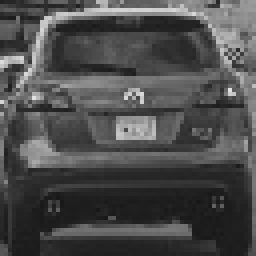
#> input picture Test/1.jpg, 64 x 64 px (shown 4 times larger); its folder holds 4 pictures in this run
$ python Test_ann.py
#> lines starting #> are read from the running program, lines starting #| are printed output that depends on the picture
import cv2
import numpy as np
import os
import glob
from matplotlib import pyplot as plt

def get_images(path):
#> called with path = './Test/'
    images = []
    for img in glob.glob(path + "*.jpg"):
        im = cv2.imread(img,0)
#> im is the input picture: shape (64, 64); min 23, max 224, mean 75.9
        im = cv2.equalizeHist(im)
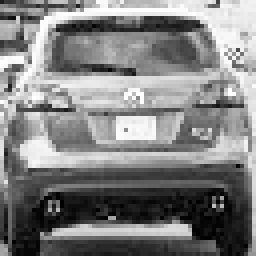
#> im: shape (64, 64) (shown 4 times larger); min 0, max 255, mean 128.7
        images.append(im)
#> pass 2 of the loop in get_images, `for img in glob.glob(path + "*.jpg"):`:
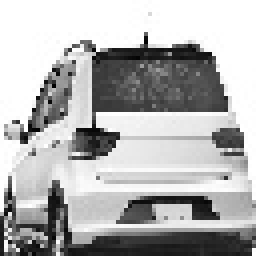
#> input picture Test/2.jpg, 64 x 64 px (shown 4 times larger)
#> in get_images, im is the input picture: shape (64, 64); min 2, max 255, mean 178
#> in get_images, `im = cv2.equalizeHist(im)`:
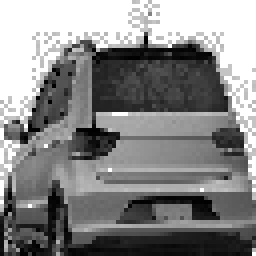
#> im: shape (64, 64) (shown 4 times larger); min 0, max 255, mean 134.8
#> pass 3 of the loop in get_images, `for img in glob.glob(path + "*.jpg"):`:
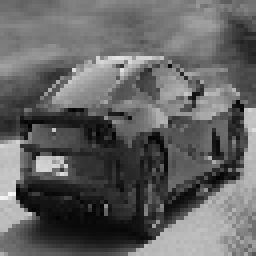
#> input picture Test/3.jpg, 64 x 64 px (shown 4 times larger)
#> in get_images, im is the input picture: shape (64, 64); min 1, max 246, mean 99
#> in get_images, `im = cv2.equalizeHist(im)`:
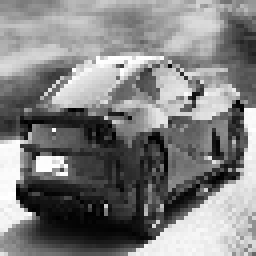
#> im: shape (64, 64) (shown 4 times larger); min 0, max 255, mean 128.2
#> the loop made 4 passes; the first 3 are shown
    return images

def getHog():
    cell_size = (16, 16)  # h x w in pixels
    block_size = (1, 1)  # h x w in cells
    nbins = 9  # number of orientation bins

    # winSize is the size of the image cropped to an multiple of the cell size
    # cell_size is the size of the cells of the img patch over which to calculate the histograms
    # block_size is the number of cells which fit in the patch
    return cv2.HOGDescriptor(_winSize=(64 // cell_size[1] * cell_size[1],
                                      64 // cell_size[0] * cell_size[0]),
                            _blockSize=(block_size[1] * cell_size[1],
                                        block_size[0] * cell_size[0]),
                            _blockStride=(cell_size[1], cell_size[0]),
                            _cellSize=(cell_size[1], cell_size[0]),
                            _nbins=nbins)

def main():

    path_class1_test = "./Test/"
    imgs_test = get_images(path_class1_test) ##Funcion que devuelve las imagenes para entrenamiento
    ann = cv2.ml.ANN_MLP_load("hog_ann_mlp.yml")

    hog = getHog()
    data_test = np.array([])
    for im in imgs_test:
        h = hog.compute(im)
        if len(data_test)==0:
            data_test=h.reshape(1,len(h))
        else:
            data_test=np.vstack((data_test, h.reshape(1,len(h))))

    print('testing...')
    _ret,resp=ann.predict(data_test)
    print(resp)

if __name__ == '__main__':
    main()
